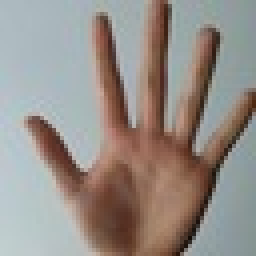
%> input picture rgb2ycbcr/matlab/hand.jpg, 64 x 64 px (shown 4 times larger)
$ octave RGBtoYCbCr.m   (GNU Octave 9; MATLAB toolbox functions it lacks are replaced by stand-ins)
%> lines starting %> are read from the running program, lines starting %| are printed output that depends on the picture; in (x1, y1, x2, y2) boxes, pixels count from 0 and x2, y2 are one past the last pixel; in counts of white or black regions, pixels touching at a corner belong together; the program's own positions count from 1
close all; clear all;

reka = imread('hand.jpg');
%> reka is the input picture: size 64x64x3 uint8; mean R, G, B 150.4, 142.5, 136.6
[height, width, ch] = size(reka);
%> height = 64; width = 64; ch = 3

reka_1 = double(reka);

R = reka_1(:, :, 1);
G = reka_1(:, :, 2);
B = reka_1(:, :, 3);
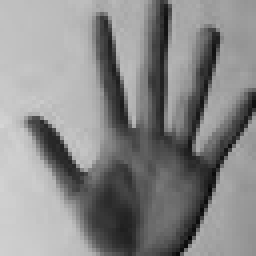
%> B: size 64x64 double (shown 4 times larger); min 4, max 213, mean 136.6

M_ycbcr = [0.299 0.587 0.114; ...
    -0.168736 -0.331264 0.5; ...
    0.5 -0.418688 -0.081312];

bias = [0; 128; 128];

Ta=110;Tb=140;Tc=100;Td=137;

for i=1:height
    for j=1:width
        R_pixel = R(i, j);
        G_pixel = G(i, j);
        B_pixel = B(i, j);
        pixel_rgb = [R_pixel; G_pixel; B_pixel];
        pixel_ycc = ( M_ycbcr * pixel_rgb ) + bias;
        Y(i,j) = uint8(pixel_ycc(1));
        Cb(i,j) = uint8(pixel_ycc(2));
        Cr(i,j) = uint8(pixel_ycc(3));
        if(Ta < Cb(i,j) & Cb(i,j) < Tb & Tc < Cr(i,j) & Cr(i,j) < Td)
            bin(i,j)=0;
        else
            bin(i,j)=1;
        end
    end
end
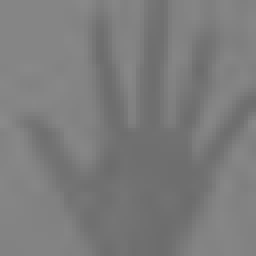
%> Cb: size 64x64 uint8 (shown 4 times larger); min 108, max 138, mean 123.7
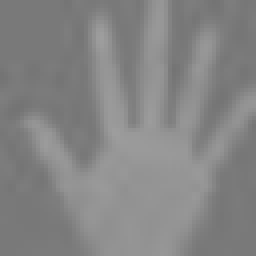
%> Cr: size 64x64 uint8 (shown 4 times larger); min 116, max 158, mean 132.5
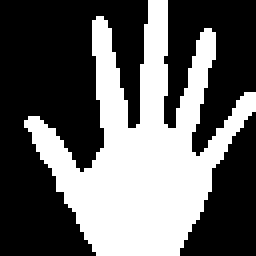
%> bin: size 64x64 double (shown 4 times larger); values 0 (black) and 1 (white), 39.2% white; 1 white region, box (x1, y1, x2, y2) and area: (6, 0, 64, 64) 1605


figure(1)
subplot(1, 3, 1);
imshow(Y)
subplot(1, 3, 2);
imshow(Cb);
subplot(1, 3, 3);
imshow(Cr)


figure(2)
subplot(1, 5, 1);
imshow(reka)
title('RGB')

reka_ycbcr = cat(3, Y, Cb, Cr);
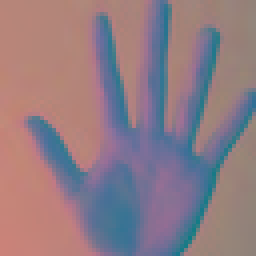
%> reka_ycbcr: size 64x64x3 uint8 (shown 4 times larger); mean R, G, B 144.2, 123.7, 132.5
subplot(1, 5, 2);
imshow(reka_ycbcr);
title('YCbCr');

subplot(1, 5, 3);
imshow(bin);
title('Binary mask')

filtered = medfilt2(bin, [5,5]);
%> filtered: size 64x64 double; values 0 (black) and 1 (white), 39.1% white; 1 white region, box (x1, y1, x2, y2) and area: (7, 0, 64, 64) 1600

%filtracja ramki obrazu
filtered(1:2, :) = 0;
%> filtered: size 64x64 double; values 0 (black) and 1 (white), 39% white; 1 white region, box (x1, y1, x2, y2) and area: (7, 2, 64, 64) 1596
filtered(63:64, :) = 0;
%> filtered: size 64x64 double; values 0 (black) and 1 (white), 38% white; 1 white region, box (x1, y1, x2, y2) and area: (7, 2, 64, 62) 1556
filtered(:, 1:2) = 0;
filtered(:, 63:64) = 0;
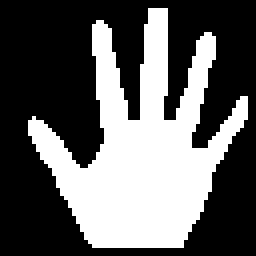
%> filtered: size 64x64 double (shown 4 times larger); values 0 (black) and 1 (white), 37.8% white; 1 white region, box (x1, y1, x2, y2) and area: (7, 2, 62, 62) 1549
subplot(1, 5, 4);
imshow(filtered)
title('Filtration')

m00 = 0;
m10 = 0;
m01 = 0;
for i = 1:height
    for j = 1:width
        ii = i-1;
        jj = j-1;
        m00 = m00+filtered(i,j);
        m10 = m10+(ii*filtered(i,j));
        m01 = m01+(jj*filtered(i,j));
    end
end
%> after the loop, m00 = 1549; m01 = 54270; m10 = 57153
xsc = round(m10/m00);
%> xsc = 37
ysc = round(m01/m00);
%> ysc = 35
subplot(1, 5, 5)
title('Center')
hold on
imshow(filtered);
xline(xsc, 'color', 'r', 'LineWidth', 1.5);
yline(ysc, 'color', 'r', 'LineWidth', 1.5);
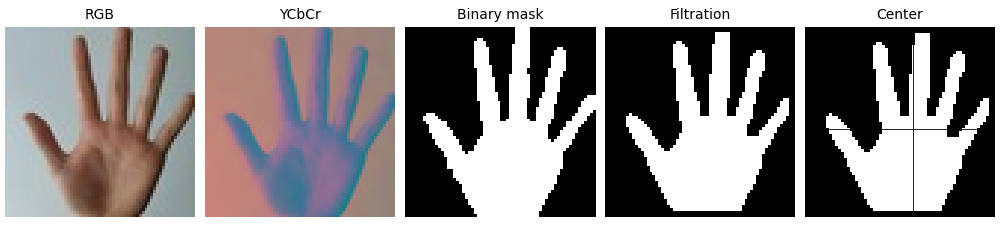
%> figure redrawn from the program's plot data, 5 panels
